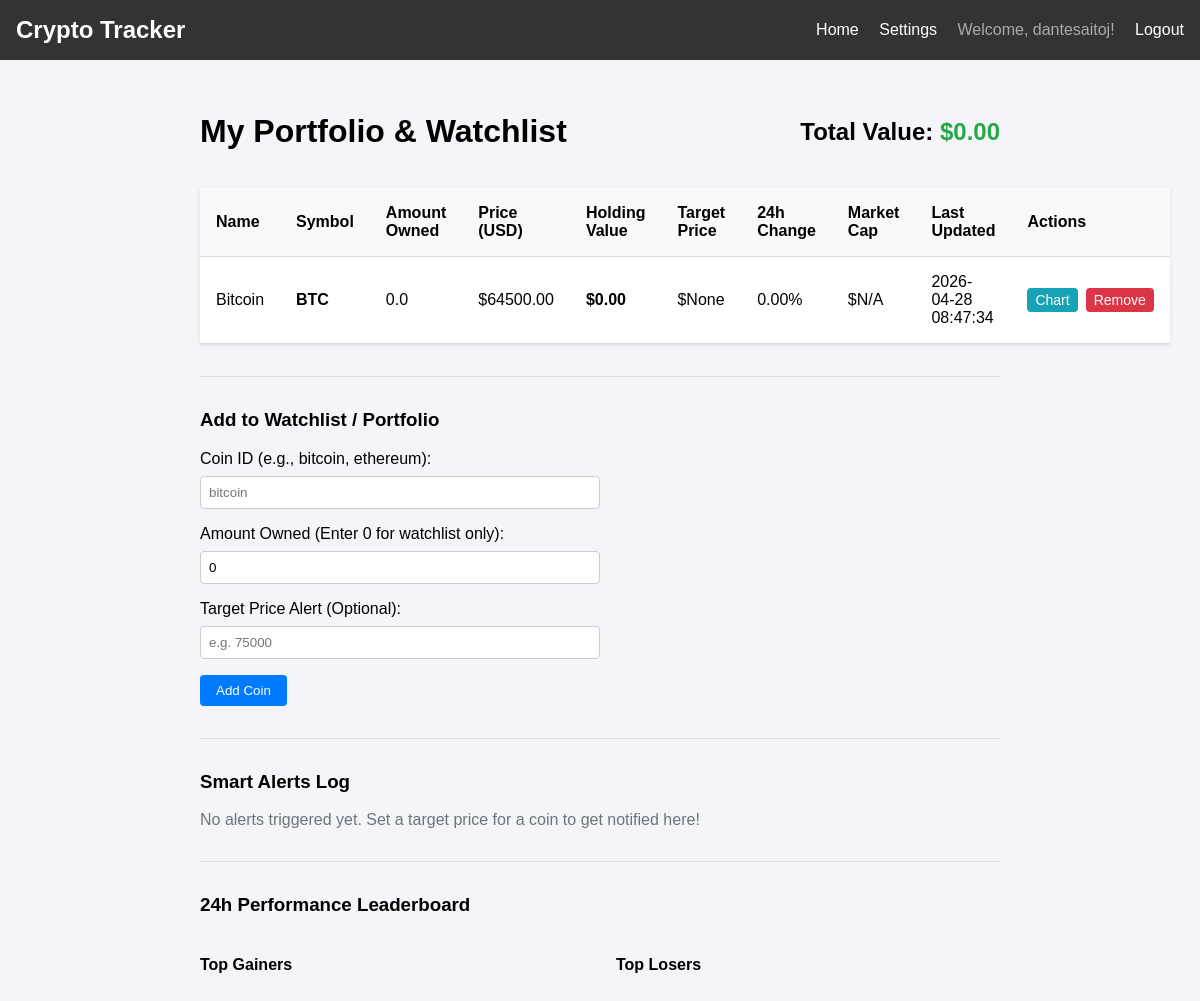
Page / (signed in) on the earlier database version.
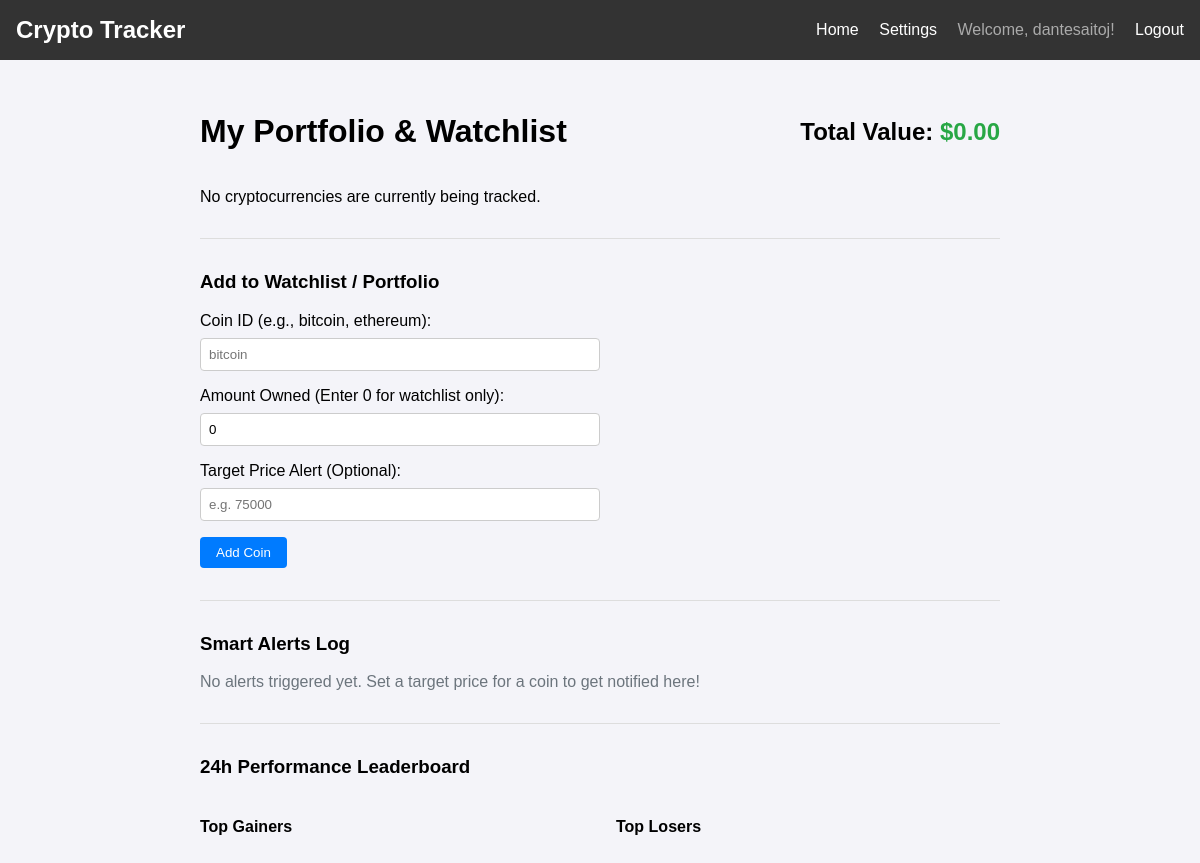
Same page on the later database version.
### models.py (models this page shows, shortened)
class PortfolioItem(db.Model):
    id = db.Column(db.Integer, primary_key=True)
    user_id = db.Column(db.Integer, db.ForeignKey('user.id'), nullable=False)
    crypto_id = db.Column(db.Integer, db.ForeignKey('crypto.id'), nullable=False)
    amount_owned = db.Column(db.Float, default=0.0)
    target_price = db.Column(db.Float, nullable=True)
    crypto = db.relationship('Crypto')

class Crypto(db.Model):
    id = db.Column(db.Integer, primary_key=True)
    name = db.Column(db.String(50), nullable=False)
    symbol = db.Column(db.String(10), nullable=False, unique=True)
    price = db.Column(db.Float, nullable=True)
    change_24h = db.Column(db.Float, nullable=True)
    market_cap = db.Column(db.Float, nullable=True)
    last_updated = db.Column(db.DateTime, default=lambda: datetime.now(timezone.utc))

### routes.py (the view)
@app.route('/')
def index():
    if 'user_id' not in session:
        flash('Please log in to view tracked cryptocurrencies.', 'error')
        return redirect(url_for('login'))
    user_id = session['user_id']
    portfolio_items = PortfolioItem.query.filter_by(user_id=user_id).all()
    alerts = []
    alerts_file = os.path.join(os.path.dirname(os.path.abspath(__file__)), f'alerts_{user_id}.json')
    if os.path.exists(alerts_file):
        with open(alerts_file, 'r') as f:
            try:
                alerts = json.load(f)
            except json.JSONDecodeError:
                pass
    return render_template('index.html', portfolio_items=portfolio_items, alerts=alerts)

### Templates/index.html (shortened to what this page needs)
{% extends 'base.html' %}
{% block content %}
    <div style="display: flex; justify-content: space-between; align-items: center;">
        <h1>My Portfolio & Watchlist</h1>
        {% set total_value = namespace(value=0) %}
        {% for item in portfolio_items %}
            {% if item.crypto.price and item.amount_owned %}
                {% set total_value.value = total_value.value + (item.crypto.price * item.amount_owned) %}
            {% endif %}
        {% endfor %}
        <h2>Total Value: <span id="total-portfolio-value" style="color: #28a745;">${{ "%.2f"|format(total_value.value) }}</span></h2>
    </div>
    {% if portfolio_items %}
        <table>
            <thead>
                <tr>
                    <th>Name</th>
                    <th>Symbol</th>
                    <th>Amount Owned</th>
                    <th>Price (USD)</th>
                    <th>Holding Value</th>
                    <th>Target Price</th>
                    <th>24h Change</th>
                    <th>Market Cap</th>
                    <th>Last Updated</th>
                    <th>Actions</th>
                </tr>
            </thead>
            <tbody>
                {% for item in portfolio_items %}
                    <tr>
                        <td>{{ item.crypto.name }}</td>
                        <td><strong>{{ item.crypto.symbol }}</strong></td>
                        <td>{{ item.amount_owned }}</td>
                        <td id="price-{{ item.id }}">${{ "%.2f"|format(item.crypto.price) if item.crypto.price else 'N/A' }}</td>
                        <td><strong id="holding-{{ item.id }}">${{ "%.2f"|format(item.amount_owned * item.crypto.price) if item.crypto.price and item.amount_owned else '0.00' }}</strong></td>
                        <td>${{ "%.2f"|format(item.target_price) if item.target_price else 'None' }}</td>
                        <td id="change-{{ item.id }}" {% if item.crypto.change_24h and item.crypto.change_24h > 0 %}style="color: green;"{% elif item.crypto.change_24h and item.crypto.change_24h < 0 %}style="color: red;"{% else %}style="color: inherit;"{% endif %}>
                            {{ "%.2f"|format(item.crypto.change_24h) if item.crypto.change_24h else '0.00' }}%
                        </td>
                        <td id="mcap-{{ item.id }}">${{ "{:,.0f}".format(item.crypto.market_cap) if item.crypto.market_cap else 'N/A' }}</td>
                        <td id="updated-{{ item.id }}">{{ item.crypto.last_updated.strftime('%Y-%m-%d %H:%M:%S') if item.crypto.last_updated else 'N/A' }}</td>
                        <td>
                            <div style="display: flex; gap: 0.5rem;">
                                <button type="button" onclick="openChartModal('{{ item.crypto.name|lower }}', '{{ item.crypto.symbol }}')" style="background-color: #17a2b8; padding: 0.25rem 0.5rem; font-size: 0.875rem;">Chart</button>
                                <form method="POST" action="{{ url_for('delete_portfolio_item', item_id=item.id) }}" style="margin: 0;">
                                    <button type="submit" style="background-color: #dc3545; padding: 0.25rem 0.5rem; font-size: 0.875rem;">Remove</button>
                                </form>
                            </div>
                        </td>
                    </tr>
                {% endfor %}
            </tbody>
        </table>
    {% else %}
        <p>No cryptocurrencies are currently being tracked.</p>
    {% endif %}
    <hr style="margin: 2rem 0; border: 0; border-top: 1px solid #ddd;">
    <h3>Add to Watchlist / Portfolio</h3>
    <form method="POST" action="{{ url_for('add_portfolio_item') }}" style="max-width: 400px;">
        <div class="form-group">
            <label for="coin_id">Coin ID (e.g., bitcoin, ethereum):</label>
            <input type="text" id="coin_id" name="coin_id" placeholder="bitcoin" required>
        </div>
        <div class="form-group">
            <label for="amount">Amount Owned (Enter 0 for watchlist only):</label>
            <input type="number" step="any" id="amount" name="amount" min="0" value="0" required>
        </div>
        <div class="form-group">
            <label for="target_price">Target Price Alert (Optional):</label>
            <input type="number" step="any" id="target_price" name="target_price" placeholder="e.g. 75000">
        </div>
        <button type="submit">Add Coin</button>
    </form>
    <hr style="margin: 2rem 0; border: 0; border-top: 1px solid #ddd;">
    <h3>Smart Alerts Log</h3>
    {% if alerts %}
        <ul style="background-color: #f8f9fa; padding: 1rem 2rem; border-radius: 5px; border: 1px solid #e9ecef;">
        {% for alert in alerts %}
            <li style="margin-bottom: 0.5rem;"><strong>{{ alert.timestamp }}</strong>: {{ alert.message }}</li>
        {% endfor %}
        </ul>
    {% else %}
        <p style="color: #6c757d;">No alerts triggered yet. Set a target price for a coin to get notified here!</p>
    {% endif %}
    <hr style="margin: 2rem 0; border: 0; border-top: 1px solid #ddd;">
    <h3>24h Performance Leaderboard</h3>
    <div style="display: flex; justify-content: space-between; gap: 2rem;">
        <div style="flex: 1;">
            <h4>Top Gainers</h4>
                {% set gainers = portfolio_items | rejectattr('crypto.change_24h', 'none') | selectattr('crypto.change_24h', '>', 0) | sort(attribute='crypto.change_24h', reverse=true) %}
        </div>
        <div style="flex: 1;">
            <h4>Top Losers</h4>
                {% set losers = portfolio_items | rejectattr('crypto.change_24h', 'none') | selectattr('crypto.change_24h', '<', 0) | sort(attribute='crypto.change_24h') %}
        </div>
    </div>
{% endblock %}

### Templates/base.html (shortened to what this page needs)
<!DOCTYPE html>
<html lang="en">
<head>
</head>
<body>
    <header>
        <div>
            <h2 style="margin: 0;">Crypto Tracker</h2>
        </div>
        <nav>
            <a href="{{ url_for('index') }}">Home</a>
            {% if session.get('user_id') %}
                <a href="{{ url_for('settings') }}">Settings</a>
                <span style="margin-left: 1rem; color: #aaa;">Welcome, {{ session.get('username') }}!</span>
                <a href="{{ url_for('logout') }}">Logout</a>
            {% else %}
                <a href="{{ url_for('login') }}">Login</a>
                <a href="{{ url_for('register') }}">Register</a>
            {% endif %}
        </nav>
    </header>
    <div class="container">
        {% block content %}{% endblock %}
    </div>
</body>
</html>

### Templates/base.html (style rules this page uses)
body { font-family: Arial, sans-serif; margin: 0; padding: 0; background-color: #f4f4f9; }
header { background-color: #333; color: white; padding: 1rem; display: flex; justify-content: space-between; align-items: center; }
header a { color: white; text-decoration: none; margin-left: 1rem; }
.container { padding: 2rem; max-width: 800px; margin: auto; }
.form-group { margin-bottom: 1rem; }
.form-group label { display: block; margin-bottom: 0.5rem; }
.form-group input { width: 100%; padding: 0.5rem; border: 1px solid #ccc; border-radius: 4px; box-sizing: border-box; }
button { padding: 0.5rem 1rem; background-color: #007bff; color: white; border: none; border-radius: 4px; cursor: pointer; }

Differences in the rows shown:
removed PortfolioItem: crypto.name "Bitcoin", crypto.symbol "BTC", amount_owned "0.0", target_price "None", crypto.last_updated "2026-04-28 08:47:34"
no longer on this page (row edited): Crypto: price "64500.00", price.amount_owned "0.00", change_24h "0.00", market_cap "N/A"
Other differences:
text no longer shown: "Name Symbol Amount Owned Price (USD) Holding Value Target Price 24h Change Market Cap Last Updated Actions"
text now shown: "No cryptocurrencies are currently being tracked."
